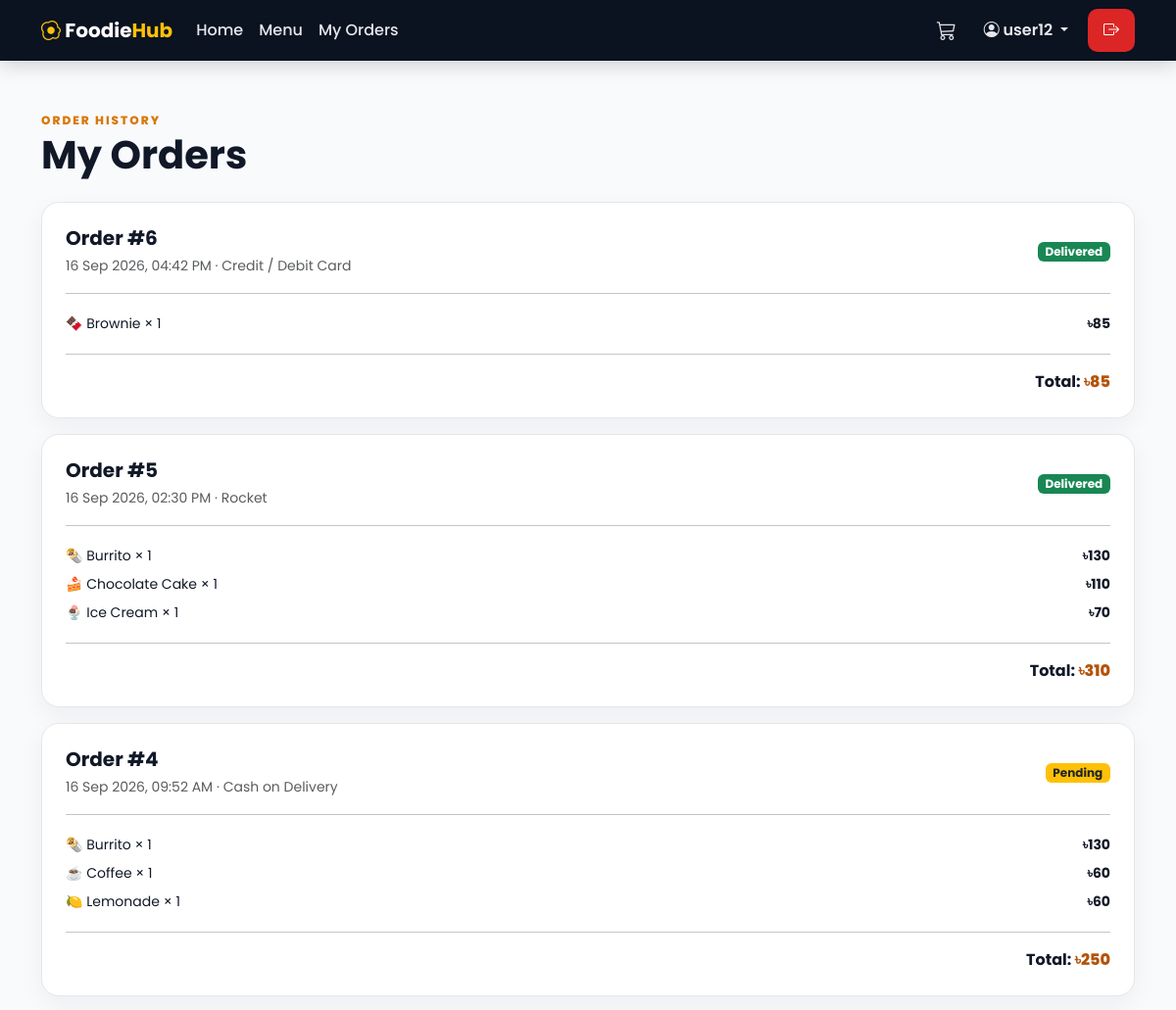
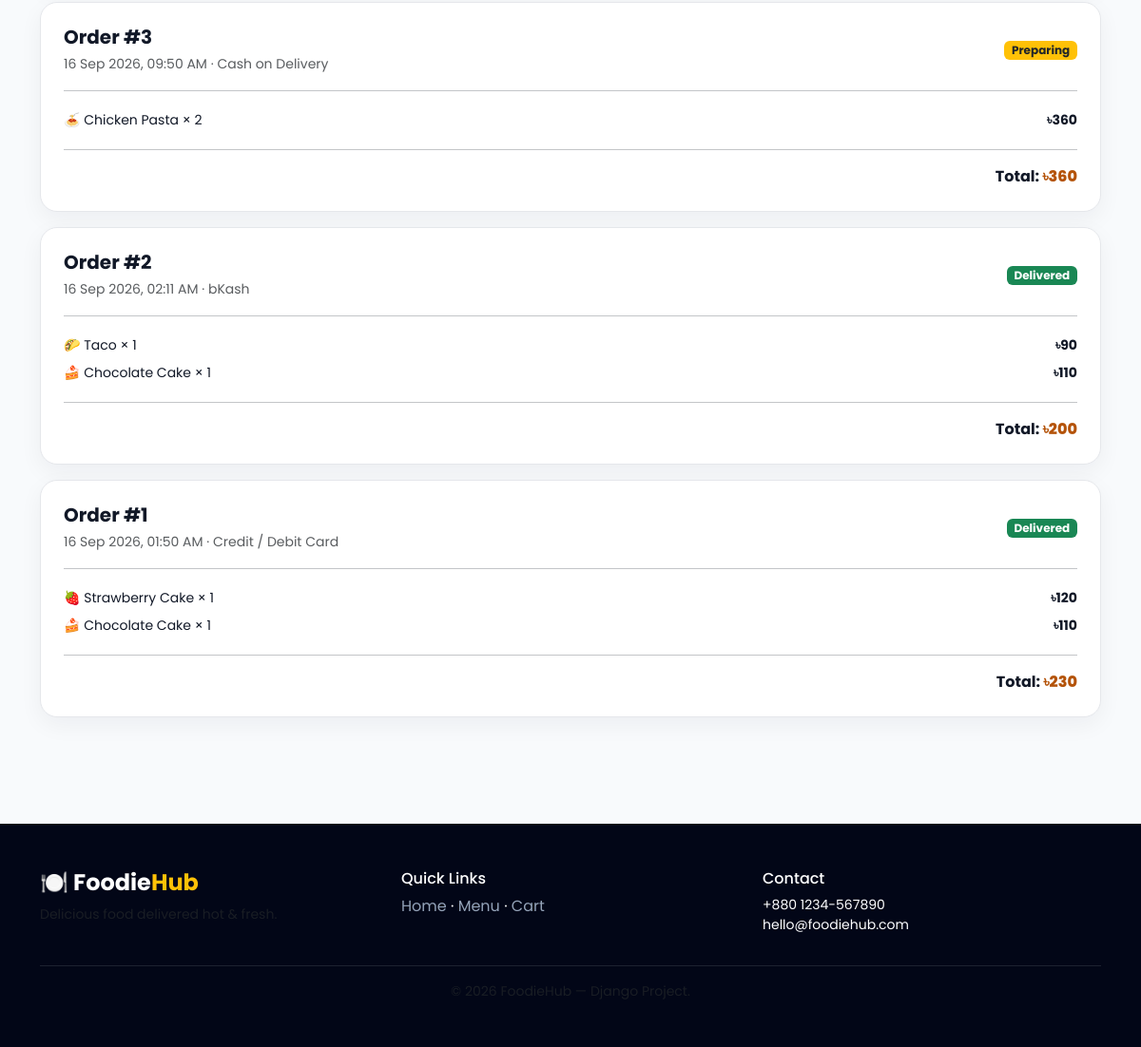
Page /my-orders/ (signed in) on the committed database (2 pictures, top to bottom).
### restaurant/models.py (models this page shows, shortened)
class Order(models.Model):
    STATUS_CHOICES = [
        ("Pending", "Pending"),
        ("Preparing", "Preparing"),
        ("Ready", "Ready"),
        ("Delivered", "Delivered"),
        ("Cancelled", "Cancelled"),
    ]
    PAYMENT_METHOD_CHOICES = [
        ("Cash on Delivery", "Cash on Delivery"),
        ("Card Payment", "Credit / Debit Card"),
        ("bKash", "bKash"),
        ("Nagad", "Nagad"),
        ("Rocket", "Rocket"),
    ]
    user = models.ForeignKey(User, on_delete=models.CASCADE, related_name="orders")
    created_at = models.DateTimeField(auto_now_add=True)
    status = models.CharField(max_length=20, choices=STATUS_CHOICES, default="Pending")
    payment_method = models.CharField(max_length=30, choices=PAYMENT_METHOD_CHOICES, default="Cash on Delivery")
    total = models.DecimalField(max_digits=10, decimal_places=2, default=0)
    class Meta:
        ordering = ["-created_at"]

class OrderItem(models.Model):
    order = models.ForeignKey(Order, on_delete=models.CASCADE, related_name="items")
    food_item = models.ForeignKey(FoodItem, on_delete=models.PROTECT)
    quantity = models.PositiveIntegerField(default=1)
    price = models.DecimalField(max_digits=8, decimal_places=2)
    total = models.DecimalField(max_digits=10, decimal_places=2)

class FoodItem(models.Model):
    CATEGORY_CHOICES = [
        ("Main Course", "Main Course"),
        ("Fast Food", "Fast Food"),
        ("Snacks", "Snacks"),
        ("Dessert", "Dessert"),
        ("Drinks", "Drinks"),
    ]
    name = models.CharField(max_length=120)
    emoji = models.CharField(max_length=10, default="🍽️")
    category = models.CharField(max_length=30, choices=CATEGORY_CHOICES, default="Main Course")
    description = models.TextField(blank=True)
    price = models.DecimalField(max_digits=8, decimal_places=2)
    available = models.BooleanField(default=True)
    image_url = models.URLField(blank=True, help_text="Optional direct food-photo URL. Leave blank to use the emoji fallback.")
    featured = models.BooleanField(default=False)
    class Meta:
        ordering = ["category", "name"]

### restaurant/views.py (the view)
# urls.py: path("my-orders/", views.my_orders, name="my_orders"),
@login_required
def my_orders(request):
    orders = Order.objects.filter(user=request.user).prefetch_related("items__food_item")
    return render(request, "my_orders.html", {"orders": orders})

### restaurant/context_processors.py (called while the page is built)
def cart_count(request):
    cart = request.session.get("cart", {})
    count = sum(int(qty) for qty in cart.values())
    return {"cart_count": count}

### templates/my_orders.html (shortened to what this page needs)
{% extends "base.html" %}
{% block content %}
<div class="container py-5">
    <span class="section-kicker">ORDER HISTORY</span>
    <h1 class="fw-bold mb-4">My Orders</h1>
    {% for order in orders %}
    <div class="order-card p-4 mb-3">
        <div class="d-flex justify-content-between align-items-center flex-wrap gap-2">
            <div><h5 class="fw-bold mb-1">Order #{{ order.id }}</h5><small class="text-muted">{{ order.created_at|date:"d M Y, h:i A" }} · {{ order.get_payment_method_display }}</small></div>
            <span class="badge {% if order.status == 'Delivered' %}bg-success{% elif order.status == 'Cancelled' %}bg-danger{% else %}bg-warning text-dark{% endif %}">{{ order.status }}</span>
        </div>
        <hr>
        {% for item in order.items.all %}
        <div class="d-flex justify-content-between small py-1"><span>{{ item.food_item.emoji }} {{ item.food_item.name }} × {{ item.quantity }}</span><strong>৳{{ item.total|floatformat:0 }}</strong></div>
        {% endfor %}
        <hr>
        <div class="text-end"><strong>Total: <span class="price">৳{{ order.total|floatformat:0 }}</span></strong></div>
    </div>
    {% endfor %}
</div>
{% endblock %}

### templates/base.html (shortened to what this page needs)
{% load static %}
<!DOCTYPE html>
<html lang="en">
<head>
    <link href="https://cdn.jsdelivr.net/npm/bootstrap@5.3.2/dist/css/bootstrap.min.css" rel="stylesheet">
    <link rel="stylesheet" href="https://cdn.jsdelivr.net/npm/bootstrap-icons@1.11.2/font/bootstrap-icons.css">
    <link rel="stylesheet" href="{% static 'css/style.css' %}">
</head>
<body>
<nav class="navbar navbar-expand-lg navbar-dark sticky-top custom-navbar">
    <div class="container">
        <a class="navbar-brand fw-bold" href="{% url 'home' %}"><i class="bi bi-egg-fried text-warning"></i> Foodie<span class="text-warning">Hub</span></a>
        <div class="collapse navbar-collapse" id="nav">
            <ul class="navbar-nav me-auto">
                <li class="nav-item"><a class="nav-link" href="{% url 'home' %}">Home</a></li>
                <li class="nav-item"><a class="nav-link" href="{% url 'menu' %}">Menu</a></li>
                {% if user.is_authenticated %}
                <li class="nav-item"><a class="nav-link" href="{% url 'my_orders' %}">My Orders</a></li>
                {% endif %}
            </ul>
            <ul class="navbar-nav align-items-lg-center gap-lg-2">
                <li class="nav-item me-lg-1">
                    <a class="nav-link cart-link" href="{% url 'cart' %}" aria-label="Cart">
                        <i class="bi bi-cart3 fs-5"></i>
                    </a>
                </li>
                {% if user.is_authenticated %}
                <li class="nav-item dropdown">
                    <a class="nav-link dropdown-toggle account-toggle" data-bs-toggle="dropdown" href="#" role="button" aria-expanded="false">
                        <i class="bi bi-person-circle"></i> {{ user.username }}
                    </a>
                </li>
                <li class="nav-item ms-lg-1">
                    <a href="{% url 'logout' %}" class="btn logout-btn" title="Logout">
                        <i class="bi bi-box-arrow-right"></i><span class="d-lg-none ms-2">Logout</span>
                    </a>
                </li>
                {% else %}
                <li class="nav-item"><a class="nav-link" href="{% url 'login' %}">Login</a></li>
                <li class="nav-item ms-lg-2"><a class="btn btn-warning nav-signup" href="{% url 'register' %}">Sign Up</a></li>
                {% endif %}
            </ul>
        </div>
    </div>
</nav>
<main class="min-vh-100">{% block content %}{% endblock %}</main>
<footer class="footer mt-5 py-5">
    <div class="container">
        <div class="row g-4">
            <div class="col-md-4">
                <h4 class="fw-bold">🍽️ Foodie<span class="text-warning">Hub</span></h4>
                <p class="text-muted small">Delicious food delivered hot &amp; fresh.</p>
            </div>
            <div class="col-md-4">
                <h6>Quick Links</h6>
                <a href="{% url 'home' %}">Home</a> · <a href="{% url 'menu' %}">Menu</a> · <a href="{% url 'cart' %}">Cart</a>
            </div>
            <div class="col-md-4">
                <h6>Contact</h6>
                <p class="small">+880 1234-567890<br>hello@foodiehub.com</p>
            </div>
        </div>
        <hr class="border-secondary">
        <p class="text-center text-muted small mb-0">© 2026 FoodieHub — Django Project.</p>
    </div>
</footer>
</body>
</html>

### static/css/style.css (style rules this page uses)
* { box-sizing: border-box; }
body { font-family: "Poppins", sans-serif; background: #f8fafc; color: #111827; }
a { transition: .2s; }
.custom-navbar { background: #0b1220; box-shadow: 0 5px 20px rgba(0, 0, 0, .16); }
.nav-link { color: #e5e7eb !important; font-weight: 500; }
.account-toggle { font-weight: 600; }
.cart-link { position: relative; }
.logout-btn { background: #dc2626; border: 2px solid #dc2626; color: #fff !important; font-weight: 700; border-radius: 999px; padding: 8px 14px; display: inline-flex; align-items: center; }
.section-kicker { font-size: .75rem; font-weight: 800; letter-spacing: 2px; color: #d97706; }
.price-tag, .price { color: #b45309; font-weight: 800; }
.btn { font-weight: 700; border-radius: 10px; }
.cart-item, .order-card, .summary-card, .stat-card { background: #fff; border: 1px solid #e5e7eb; border-radius: 18px; box-shadow: 0 8px 25px rgba(15, 23, 42, .05); }
.footer { background: #020617; color: #fff; }
.footer a { color: #94a3b8; text-decoration: none; }

### rows in the picture
Order: id "6", created_at "16 Sep 2026, 04:42 PM", payment_method "Credit / Debit Card", status "Delivered", total "85"
OrderItem: food_item.emoji "🍫", food_item.name "Brownie", quantity "1", total "85"
Order: id "5", created_at "16 Sep 2026, 02:30 PM", payment_method "Rocket", status "Delivered", total "310"
OrderItem: food_item.emoji "🌯", food_item.name "Burrito", quantity "1", total "130"
OrderItem: food_item.emoji "🍰", food_item.name "Chocolate Cake", quantity "1", total "110"
OrderItem: food_item.emoji "🍨", food_item.name "Ice Cream", quantity "1", total "70"
Order: id "4", created_at "16 Sep 2026, 09:52 AM", payment_method "Cash on Delivery", status "Pending", total "250"
OrderItem: food_item.emoji "🌯", food_item.name "Burrito", quantity "1", total "130"
OrderItem: food_item.emoji "☕", food_item.name "Coffee", quantity "1", total "60"
OrderItem: food_item.emoji "🍋", food_item.name "Lemonade", quantity "1", total "60"
Order: id "3", created_at "16 Sep 2026, 09:50 AM", payment_method "Cash on Delivery", status "Preparing", total "360"
OrderItem: food_item.emoji "🍝", food_item.name "Chicken Pasta", quantity "2", total "360"
Order: id "2", created_at "16 Sep 2026, 02:11 AM", payment_method "bKash", status "Delivered", total "200"
OrderItem: food_item.emoji "🌮", food_item.name "Taco", quantity "1", total "90"
OrderItem: food_item.emoji "🍰", food_item.name "Chocolate Cake", quantity "1", total "110"
Order: id "1", created_at "16 Sep 2026, 01:50 AM", payment_method "Credit / Debit Card", status "Delivered", total "230"
OrderItem: food_item.emoji "🍓", food_item.name "Strawberry Cake", quantity "1", total "120"
OrderItem: food_item.emoji "🍰", food_item.name "Chocolate Cake", quantity "1", total "110"

### other values in the picture
{{ user.username }} "user12"
